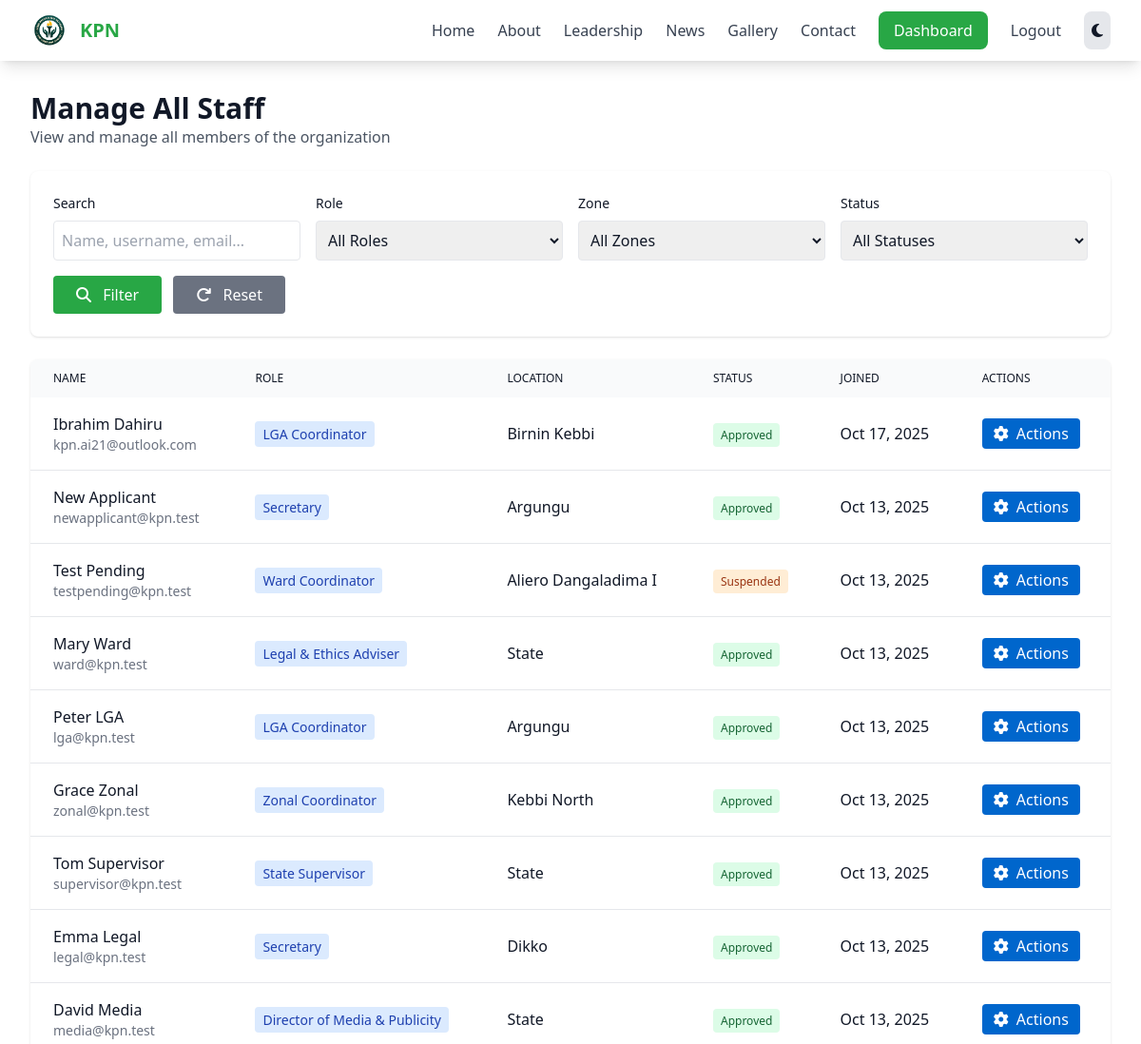
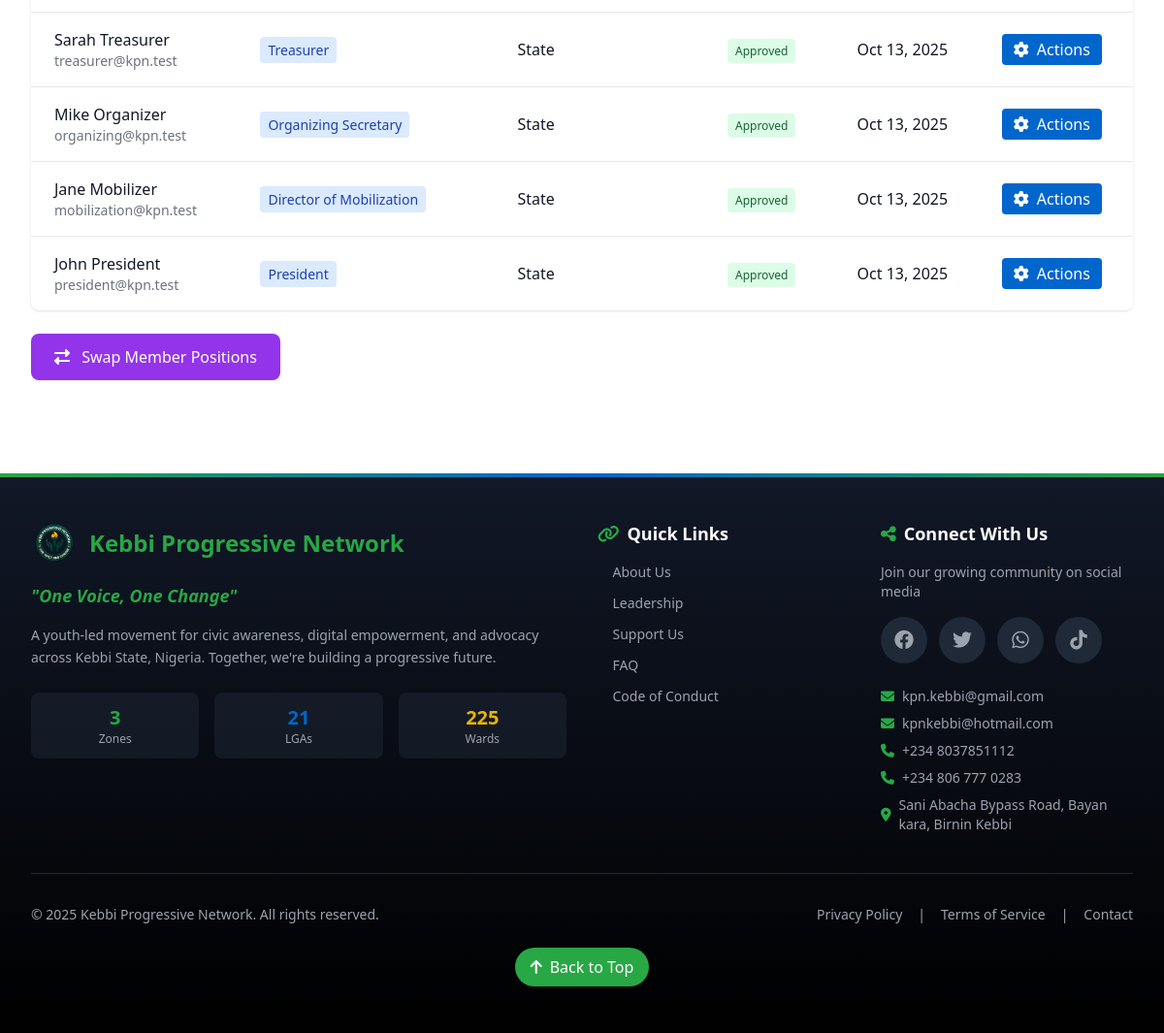
The page /account/manage-staff/ (signed in) on the database its author committed (2 pictures, top to bottom).
### staff/models.py (models this page shows, shortened)
class User(AbstractUser):
    ROLE_CHOICES = [
        ('GENERAL', 'General Member'),
        ('STATE', 'State Executive'),
        ('ZONAL', 'Zonal Coordinator'),
        ('LGA', 'LGA Coordinator'),
        ('WARD', 'Ward Leader'),
    ]
    STATUS_CHOICES = [
        ('PENDING', 'Pending Approval'),
        ('APPROVED', 'Approved'),
        ('SUSPENDED', 'Suspended'),
        ('DISMISSED', 'Dismissed'),
    ]
    GENDER_CHOICES = [
        ('M', 'Male'),
        ('F', 'Female'),
    ]
    phone = models.CharField(max_length=20)
    bio = models.TextField(blank=True)
    photo = models.ImageField(upload_to='profile_photos/', blank=True, null=True)
    gender = models.CharField(max_length=1, choices=GENDER_CHOICES, blank=True)
    facebook_url = models.URLField(max_length=200, blank=True, help_text="Your Facebook profile URL")
    twitter_url = models.URLField(max_length=200, blank=True, help_text="Your Twitter/X profile URL")
    instagram_url = models.URLField(max_length=200, blank=True, help_text="Your Instagram profile URL")
    tiktok_url = models.URLField(max_length=200, blank=True, help_text="Your TikTok profile URL")
    role = models.CharField(max_length=10, choices=ROLE_CHOICES, default='GENERAL')
    status = models.CharField(max_length=10, choices=STATUS_CHOICES, default='PENDING')
    zone = models.ForeignKey(Zone, on_delete=models.SET_NULL, null=True, blank=True, related_name='members')
    lga = models.ForeignKey(LGA, on_delete=models.SET_NULL, null=True, blank=True, related_name='members')
    ward = models.ForeignKey(Ward, on_delete=models.SET_NULL, null=True, blank=True, related_name='members')
    role_definition = models.ForeignKey(RoleDefinition, on_delete=models.SET_NULL, null=True, blank=True, related_name='holders')
    facebook_verified = models.BooleanField(default=False)
    date_approved = models.DateTimeField(null=True, blank=True)
    approved_by = models.ForeignKey('self', on_delete=models.SET_NULL, null=True, blank=True, related_name='approved_members')
    created_at = models.DateTimeField(auto_now_add=True)
    updated_at = models.DateTimeField(auto_now=True)
    class Meta:
        ordering = ['-created_at']
        indexes = [
            models.Index(fields=['status', 'role'], name='user_status_role_idx'),
            models.Index(fields=['status', 'zone'], name='user_status_zone_idx'),
            models.Index(fields=['status', 'lga'], name='user_status_lga_idx'),
            models.Index(fields=['status', 'ward'], name='user_status_ward_idx'),
        ]
    def get_full_name(self):
        return f"{self.first_name} {self.last_name}".strip() or self.username
    def get_jurisdiction(self):
        if self.role == 'STATE':
            return 'State'
        elif self.role == 'ZONAL' and self.zone:
            return self.zone.name
        elif self.role == 'LGA' and self.lga:
            return self.lga.name
        elif self.role == 'WARD' and self.ward:
            return self.ward.name
        return 'N/A'

### leadership/models.py (models this page shows, shortened)
class RoleDefinition(models.Model):
    TIER_CHOICES = [
        ('STATE', 'State Executive'),
        ('ZONAL', 'Zonal Coordinator'),
        ('LGA', 'LGA Coordinator'),
        ('WARD', 'Ward Leader'),
    ]
    title = models.CharField(max_length=200)
    tier = models.CharField(max_length=10, choices=TIER_CHOICES)
    description = models.TextField(blank=True)
    seat_number = models.PositiveIntegerField(help_text="Position number within tier (e.g., 1 for President)")
    class Meta:
        ordering = ['tier', 'seat_number']
        unique_together = ['tier', 'title']

class LGA(models.Model):
    name = models.CharField(max_length=100)
    zone = models.ForeignKey(Zone, on_delete=models.CASCADE, related_name='lgas')
    created_at = models.DateTimeField(auto_now_add=True)
    class Meta:
        ordering = ['name']
        verbose_name = 'LGA'
        verbose_name_plural = 'LGAs'

class Ward(models.Model):
    name = models.CharField(max_length=200)
    lga = models.ForeignKey(LGA, on_delete=models.CASCADE, related_name='wards')
    created_at = models.DateTimeField(auto_now_add=True)
    class Meta:
        ordering = ['lga__name', 'name']

class Zone(models.Model):
    name = models.CharField(max_length=100, unique=True)
    created_at = models.DateTimeField(auto_now_add=True)
    class Meta:
        ordering = ['name']

### staff/views.py (the view, shortened to what this page needs)
# urls.py: path('manage-staff/', views.manage_staff, name='manage_staff'),
@role_required('STATE')
def manage_staff(request):
    search = request.GET.get('search', '')
    role_filter = request.GET.get('role', '')
    zone_filter = request.GET.get('zone', '')
    status_filter = request.GET.get('status', '')
    staff = User.objects.filter(is_superuser=False).order_by('-created_at')
    if role_filter:
        staff = staff.filter(role=role_filter)
    if zone_filter:
        staff = staff.filter(zone_id=zone_filter)
    if status_filter:
        staff = staff.filter(status=status_filter)
    zones = Zone.objects.all()
    context = {
        'staff': staff,
        'zones': zones,
        'search': search,
        'role_filter': role_filter,
        'zone_filter': zone_filter,
        'status_filter': status_filter,
    }
    return render(request, 'staff/manage_staff.html', context)

### staff/context_processors.py (called while the page is built)
def announcements(request):
    user_announcements = []
    if request.user.is_authenticated:
        user_announcements = Announcement.for_user(request.user)[:10]
    return {
        'user_announcements': user_announcements
    }

### staff/models.py (called while the page is built)
    @classmethod
    def for_user(cls, user):
        from django.utils import timezone
        from django.db.models import Q
        now = timezone.now()
        base_query = cls.objects.filter(is_active=True).filter(
            Q(expires_at__isnull=True) | Q(expires_at__gt=now)
        )
        query = Q(scope='GENERAL')
        if user.zone:
            query |= Q(scope='ZONAL', target_zone=user.zone)
        if user.lga:
            query |= Q(scope='LGA', target_lga=user.lga)
        if user.ward:
            query |= Q(scope='WARD', target_ward=user.ward)
        return base_query.filter(query).select_related('created_by', 'target_zone', 'target_lga', 'target_ward')

### staff/templates/staff/manage_staff.html (shortened to what this page needs)
{% extends 'base.html' %}
{% block content %}
<div class="max-w-7xl mx-auto px-4 sm:px-6 lg:px-8 py-8">
    <div class="mb-6">
        <h1 class="text-3xl font-bold">Manage All Staff</h1>
        <p class="text-gray-600 dark:text-gray-400">View and manage all members of the organization</p>
    </div>
    <div class="bg-white dark:bg-gray-800 rounded-lg shadow p-6 mb-6">
        <form method="GET" class="grid grid-cols-1 md:grid-cols-4 gap-4">
            <div>
                <label class="block text-sm font-medium mb-2">Search</label>
                <input type="text" name="search" value="{{ search }}" placeholder="Name, username, email..." class="w-full p-2 border rounded dark:bg-gray-700">
            </div>
            <div>
                <label class="block text-sm font-medium mb-2">Role</label>
                <select name="role" class="w-full p-2 border rounded dark:bg-gray-700">
                    <option value="">All Roles</option>
                </select>
            </div>
            <div>
                <label class="block text-sm font-medium mb-2">Zone</label>
                <select name="zone" class="w-full p-2 border rounded dark:bg-gray-700">
                    <option value="">All Zones</option>
                </select>
            </div>
            <div>
                <label class="block text-sm font-medium mb-2">Status</label>
                <select name="status" class="w-full p-2 border rounded dark:bg-gray-700">
                    <option value="">All Statuses</option>
                </select>
            </div>
            <div class="md:col-span-4">
                <button type="submit" class="bg-kpn-green text-white px-6 py-2 rounded hover:bg-green-600 transition">
                    <i class="fas fa-search mr-2"></i> Filter
                </button>
                <a href="{% url 'staff:manage_staff' %}" class="ml-2 bg-gray-500 text-white px-6 py-2 rounded hover:bg-gray-600 transition inline-block">
                    <i class="fas fa-redo mr-2"></i> Reset
                </a>
            </div>
        </form>
    </div>
    <div class="bg-white dark:bg-gray-800 rounded-lg shadow overflow-x-auto">
        <table class="w-full">
            <thead class="bg-gray-50 dark:bg-gray-700">
                <tr>
                    <th class="px-6 py-3 text-left text-xs font-medium uppercase">Name</th>
                    <th class="px-6 py-3 text-left text-xs font-medium uppercase">Role</th>
                    <th class="px-6 py-3 text-left text-xs font-medium uppercase">Location</th>
                    <th class="px-6 py-3 text-left text-xs font-medium uppercase">Status</th>
                    <th class="px-6 py-3 text-left text-xs font-medium uppercase">Joined</th>
                    <th class="px-6 py-3 text-left text-xs font-medium uppercase">Actions</th>
                </tr>
            </thead>
            <tbody class="divide-y divide-gray-200 dark:divide-gray-700">
                {% for member in staff %}
                <tr>
                    <td class="px-6 py-4">
                        <div class="font-medium">{{ member.get_full_name }}</div>
                        <div class="text-sm text-gray-500">{{ member.email }}</div>
                    </td>
                    <td class="px-6 py-4">
                        {% if member.role_definition %}
                            <span class="px-2 py-1 bg-blue-100 text-blue-800 dark:bg-blue-900 dark:text-blue-200 rounded text-sm">
                                {{ member.role_definition.title }}
                            </span>
                        {% else %}
                            <span class="px-2 py-1 bg-gray-100 text-gray-800 dark:bg-gray-700 dark:text-gray-300 rounded text-sm">
                                General Member
                            </span>
                        {% endif %}
                    </td>
                    <td class="px-6 py-4">{{ member.get_jurisdiction }}</td>
                    <td class="px-6 py-4">
                        {% if member.status == 'APPROVED' %}
                            <span class="px-2 py-1 bg-green-100 text-green-800 dark:bg-green-900 dark:text-green-200 rounded text-xs">Approved</span>
                        {% elif member.status == 'PENDING' %}
                            <span class="px-2 py-1 bg-yellow-100 text-yellow-800 dark:bg-yellow-900 dark:text-yellow-200 rounded text-xs">Pending</span>
                        {% elif member.status == 'SUSPENDED' %}
                            <span class="px-2 py-1 bg-orange-100 text-orange-800 dark:bg-orange-900 dark:text-orange-200 rounded text-xs">Suspended</span>
                        {% else %}
                            <span class="px-2 py-1 bg-red-100 text-red-800 dark:bg-red-900 dark:text-red-200 rounded text-xs">Dismissed</span>
                        {% endif %}
                    </td>
                    <td class="px-6 py-4">{{ member.created_at|date:"M d, Y" }}</td>
                    <td class="px-6 py-4">
                        <div class="relative inline-block text-left">
                            <button onclick="toggleDropdown('dropdown-{{ member.id }}')" class="px-3 py-1 bg-kpn-blue text-white rounded hover:bg-blue-700 transition">
                                <i class="fas fa-cog mr-1"></i> Actions
                            </button>
                        </div>
                    </td>
                </tr>
                {% empty %}
                <tr>
                    <td colspan="6" class="px-6 py-8 text-center text-gray-500">No staff members found</td>
                </tr>
                {% endfor %}
            </tbody>
        </table>
    </div>
    <div class="mt-6">
        <a href="{% url 'staff:swap_positions' %}" class="inline-block px-6 py-3 bg-purple-600 text-white rounded-lg hover:bg-purple-700 transition">
            <i class="fas fa-exchange-alt mr-2"></i> Swap Member Positions
        </a>
    </div>
</div>
{% endblock %}

### rows shown on the page
User: get_full_name "Ibrahim Dahiru", email "kpn.ai21@outlook.com", role_definition "LGA Coordinator", get_jurisdiction "Birnin Kebbi", status "Approved", created_at "Oct 17, 2025"
User: get_full_name "New Applicant", email "newapplicant@kpn.test", role_definition "Secretary", get_jurisdiction "Argungu", status "Approved", created_at "Oct 13, 2025"
User: get_full_name "Test Pending", email "testpending@kpn.test", role_definition "Ward Coordinator", get_jurisdiction "Aliero Dangaladima I", status "Suspended", created_at "Oct 13, 2025"
User: get_full_name "Mary Ward", email "ward@kpn.test", role_definition "Legal & Ethics Adviser", get_jurisdiction "State", status "Approved", created_at "Oct 13, 2025"
User: get_full_name "Peter LGA", email "lga@kpn.test", role_definition "LGA Coordinator", get_jurisdiction "Argungu", status "Approved", created_at "Oct 13, 2025"
User: get_full_name "Grace Zonal", email "zonal@kpn.test", role_definition "Zonal Coordinator", get_jurisdiction "Kebbi North", status "Approved", created_at "Oct 13, 2025"
User: get_full_name "Tom Supervisor", email "supervisor@kpn.test", role_definition "State Supervisor", get_jurisdiction "State", status "Approved", created_at "Oct 13, 2025"
User: get_full_name "Emma Legal", email "legal@kpn.test", role_definition "Secretary", get_jurisdiction "Dikko", status "Approved", created_at "Oct 13, 2025"
User: get_full_name "David Media", email "media@kpn.test", role_definition "Director of Media & Publicity", get_jurisdiction "State", status "Approved", created_at "Oct 13, 2025"
User: get_full_name "Sarah Treasurer", email "treasurer@kpn.test", role_definition "Treasurer", get_jurisdiction "State", status "Approved", created_at "Oct 13, 2025"
User: get_full_name "Mike Organizer", email "organizing@kpn.test", role_definition "Organizing Secretary", get_jurisdiction "State", status "Approved", created_at "Oct 13, 2025"
User: get_full_name "Jane Mobilizer", email "mobilization@kpn.test", role_definition "Director of Mobilization", get_jurisdiction "State", status "Approved", created_at "Oct 13, 2025"
User: get_full_name "John President", email "president@kpn.test", role_definition "President", get_jurisdiction "State", status "Approved", created_at "Oct 13, 2025"
